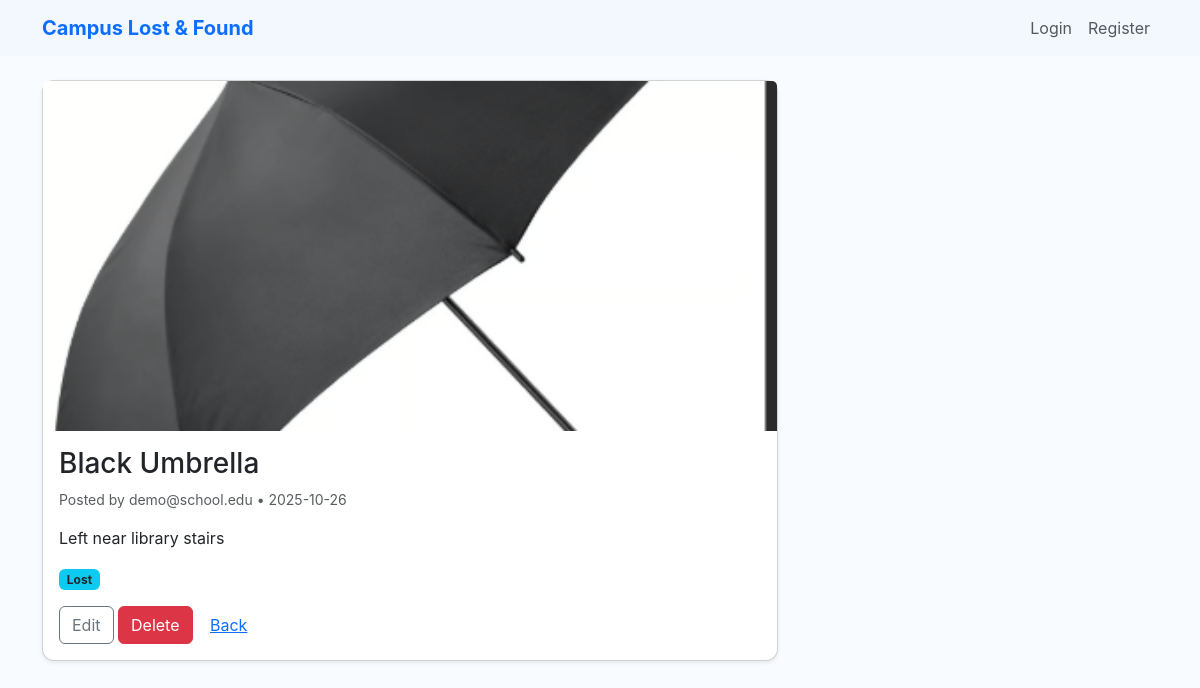
The app's page /item/1 (signed in) with its own data.
### app.py (models this page shows)
class Item(db.Model):
    id = db.Column(db.Integer, primary_key=True)
    title = db.Column(db.String(200), nullable=False)
    description = db.Column(db.Text, nullable=True)
    status = db.Column(db.String(20), nullable=False)  # 'lost' or 'found'
    owner_email = db.Column(db.String(200), nullable=False)
    image_filename = db.Column(db.String(300), nullable=True)
    created_at = db.Column(db.DateTime, default=datetime.utcnow)

### app.py (the view)
@app.route('/item/<int:item_id>')
def view_item(item_id):
    if not current_user():
        flash("Please log in first.", "warning")
        return redirect(url_for('login_page'))
    item = Item.query.get_or_404(item_id)
    return render_template('item_view.html', item=item)

### app.py (called while the page is built)
def current_user():
    user_email = session.get('user')
    if not user_email:
        return None
    return User.query.filter_by(email=user_email).first()

### templates/item_view.html
{% extends "base.html" %}
{% block content %}
<div class="row">
  <div class="col-md-8">
    <div class="card mb-3 shadow-sm">
      {% if item.image_filename %}
        <img src="{{ url_for('static', filename='uploads/' ~ item.image_filename) }}" class="card-img-top" style="height:350px;object-fit:cover">
      {% endif %}
      <div class="card-body">
        <h3 class="card-title">{{ item.title }}</h3>
        <p class="text-muted small">Posted by {{ item.owner_email }} • {{ item.created_at.strftime('%Y-%m-%d') }}</p>
        <p class="card-text">{{ item.description }}</p>
        <p><span class="badge bg-info text-dark">{{ item.status|capitalize }}</span></p>
        <a href="{{ url_for('edit_item', item_id=item.id) }}" class="btn btn-outline-secondary">Edit</a>
        <form method="post" action="{{ url_for('delete_item', item_id=item.id) }}" class="d-inline" onsubmit="return confirm('Delete this item?');">
          <button class="btn btn-danger">Delete</button>
        </form>
        <a href="{{ url_for('dashboard') }}" class="btn btn-link">Back</a>
      </div>
    </div>
  </div>
</div>
{% endblock %}

### static/style.css (style rules this page uses)
body { font-family: Inter, system-ui, -apple-system, "Segoe UI", Roboto, "Helvetica Neue", Arial; }
.card { border-radius: 12px; }
.bg-light { background-color: #f8fbff !important; }

### records on screen
Item: image_filename (picture), title "Black Umbrella", owner_email "demo@school.edu", created_at "2025-10-26", description "Left near library stairs", status "Lost"
